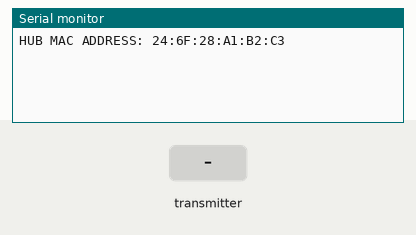
A sketch run on a simulated ESP32. Shown: the last lines printed to the serial monitor. The test bench sets the inputs (shaded band).

Above: at 3.2 s.
3.3 s: the transmitter starts sending stick_id = 0
At 3.7 s:
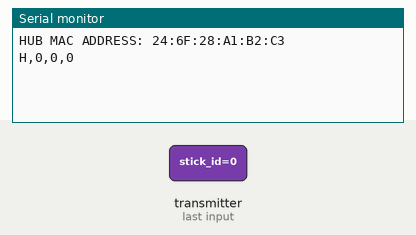
5.3 s: the transmitter starts sending drum_id = 64
At 5.7 s:
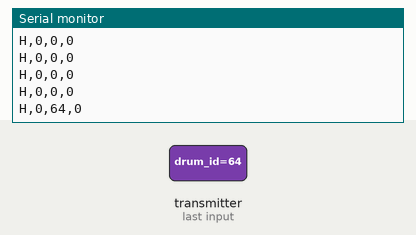
6.8 s: the transmitter starts sending velocity = 64
At 7.2 s:
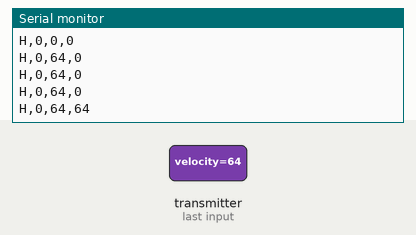
8.3 s: the transmitter starts sending stick_id = 64
At 8.7 s:
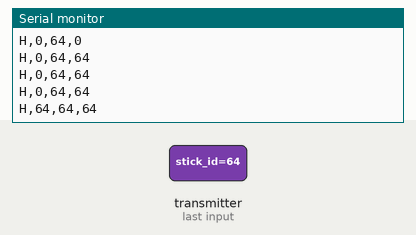
9.8 s: the transmitter starts sending drum_id = 0
At 10.2 s:
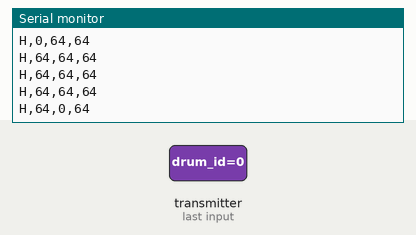
11.3 s: the transmitter starts sending velocity = 0
At 11.7 s:
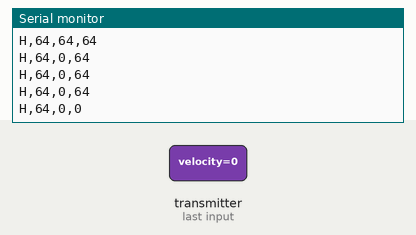

Measured:
- after the input at 3.3 s, the serial monitor: prints a new line at once (image 1)
- after the input at 5.3 s, the serial monitor: prints a new line at once (image 2)
- after the input at 6.8 s, the serial monitor: prints a new line at once (image 3)
- after the input at 8.3 s, the serial monitor: prints a new line at once (image 4)
- after the input at 9.8 s, the serial monitor: prints a new line at once (image 5)
- after the input at 11.3 s, the serial monitor: prints a new line at once (image 6)

The sketch:

spacedrums_2_hub.ino
```cpp
#include <esp_now.h>
#include <WiFi.h>
#include <freertos/FreeRTOS.h>
#include <freertos/queue.h>

typedef struct struct_message {
    uint8_t stick_id;
    uint8_t drum_id;
    uint8_t velocity;
} struct_message;

// Create a queue to hold up to 20 rapid-fire hits
QueueHandle_t hubQueue;

// 🚨 ESP32 Core v3.x Callback 🚨
void OnDataRecv(const esp_now_recv_info *info, const uint8_t *incomingData, int len) {
    struct_message hit;
    memcpy(&hit, incomingData, sizeof(hit));

    // OFF-LOAD TO QUEUE INSTANTLY! DO NOT SERIAL.PRINT HERE!
    // This frees the Wi-Fi stack in ~1 microsecond to catch the other stick's packet.
    xQueueSend(hubQueue, &hit, 0);
}

void setup() {
    Serial.begin(500000);
    WiFi.mode(WIFI_STA);

    // Initialize the FreeRTOS Queue
    hubQueue = xQueueCreate(20, sizeof(struct_message));

    delay(2000);
    Serial.print("HUB MAC ADDRESS: ");
    Serial.println(WiFi.macAddress());

    if (esp_now_init() != ESP_OK) {
        Serial.println("Error initializing ESP-NOW");
        return;
    }

    esp_now_register_recv_cb(OnDataRecv);
}

void loop() {
    struct_message hit;

    // Block the loop efficiently until a hit appears in the queue
    if (xQueueReceive(hubQueue, &hit, portMAX_DELAY) == pdPASS) {
        // Safe to take our time printing here, the Wi-Fi task is untouched
        Serial.print("H,");
        Serial.print(hit.stick_id);
        Serial.print(",");
        Serial.print(hit.drum_id);
        Serial.print(",");
        Serial.println(hit.velocity);
    }
}
```
